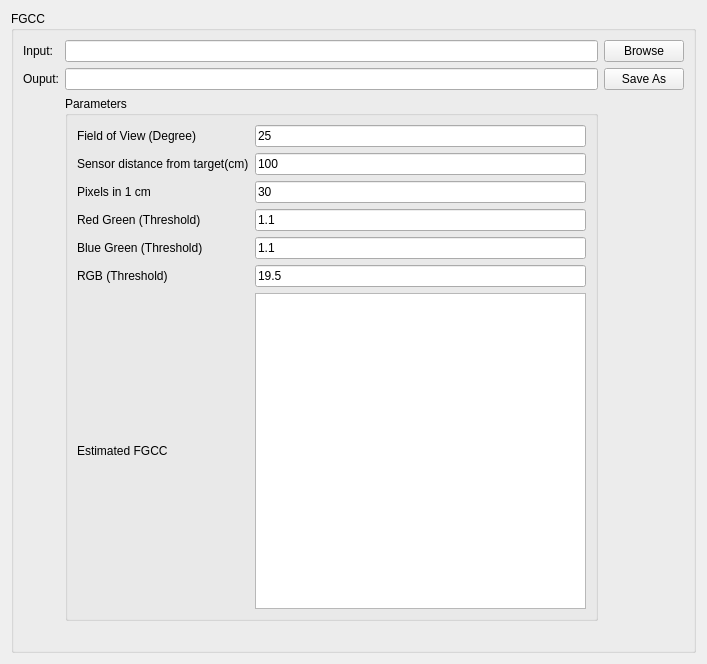
<?xml version="1.0" encoding="UTF-8"?>
<ui version="4.0">
 <class>Form</class>
 <widget class="QWidget" name="Form">
  <property name="geometry">
   <rect>
    <x>0</x>
    <y>0</y>
    <width>707</width>
    <height>664</height>
   </rect>
  </property>
  <property name="windowTitle">
   <string>Form</string>
  </property>
  <layout class="QGridLayout" name="gridLayout_3">
   <item row="0" column="0">
    <widget class="QGroupBox" name="groupBox">
     <property name="title">
      <string>FGCC</string>
     </property>
     <layout class="QGridLayout" name="gridLayout_4">
      <item row="0" column="0">
       <widget class="QLabel" name="label_2">
        <property name="text">
         <string>Input:</string>
        </property>
       </widget>
      </item>
      <item row="0" column="1">
       <widget class="QLineEdit" name="lineEdit_3"/>
      </item>
      <item row="0" column="2">
       <widget class="QPushButton" name="pushButton">
        <property name="text">
         <string>Browse</string>
        </property>
       </widget>
      </item>
      <item row="1" column="0">
       <widget class="QLabel" name="label_4">
        <property name="text">
         <string>Ouput:</string>
        </property>
       </widget>
      </item>
      <item row="1" column="1">
       <widget class="QLineEdit" name="lineEdit_4"/>
      </item>
      <item row="1" column="2">
       <widget class="QPushButton" name="pushButton_2">
        <property name="text">
         <string>Save As</string>
        </property>
       </widget>
      </item>
      <item row="2" column="1">
       <widget class="QGroupBox" name="groupBox_2">
        <property name="title">
         <string>Parameters</string>
        </property>
        <layout class="QGridLayout" name="gridLayout">
         <item row="5" column="0">
          <widget class="QLabel" name="label_7">
           <property name="text">
            <string>&lt;html&gt;&lt;head/&gt;&lt;body&gt;&lt;p&gt;RGB (Threshold)&lt;/p&gt;&lt;/body&gt;&lt;/html&gt;</string>
           </property>
          </widget>
         </item>
         <item row="4" column="1">
          <widget class="QLineEdit" name="lineEdit_5">
           <property name="text">
            <string>1.1</string>
           </property>
          </widget>
         </item>
         <item row="3" column="1">
          <widget class="QLineEdit" name="lineEdit_2">
           <property name="text">
            <string>1.1</string>
           </property>
          </widget>
         </item>
         <item row="3" column="0">
          <widget class="QLabel" name="label_3">
           <property name="text">
            <string>&lt;html&gt;&lt;head/&gt;&lt;body&gt;&lt;p&gt;Red Green (Threshold)&lt;/p&gt;&lt;/body&gt;&lt;/html&gt;</string>
           </property>
          </widget>
         </item>
         <item row="0" column="1">
          <widget class="QLineEdit" name="lineEdit">
           <property name="text">
            <string>25</string>
           </property>
           <property name="maxLength">
            <number>2</number>
           </property>
          </widget>
         </item>
         <item row="4" column="0">
          <widget class="QLabel" name="label_6">
           <property name="text">
            <string>&lt;html&gt;&lt;head/&gt;&lt;body&gt;&lt;p&gt;Blue Green (Threshold)&lt;/p&gt;&lt;/body&gt;&lt;/html&gt;</string>
           </property>
          </widget>
         </item>
         <item row="1" column="0">
          <widget class="QLabel" name="label_9">
           <property name="text">
            <string>Sensor distance from target(cm)</string>
           </property>
          </widget>
         </item>
         <item row="1" column="1">
          <widget class="QLineEdit" name="lineEdit_7">
           <property name="text">
            <string>100</string>
           </property>
          </widget>
         </item>
         <item row="6" column="0">
          <widget class="QLabel" name="label_8">
           <property name="text">
            <string>Estimated FGCC</string>
           </property>
          </widget>
         </item>
         <item row="5" column="1">
          <widget class="QLineEdit" name="lineEdit_6">
           <property name="text">
            <string>19.5</string>
           </property>
          </widget>
         </item>
         <item row="0" column="0">
          <widget class="QLabel" name="label">
           <property name="text">
            <string>&lt;html&gt;&lt;head/&gt;&lt;body&gt;&lt;p&gt;Field of View (Degree)&lt;/p&gt;&lt;/body&gt;&lt;/html&gt;</string>
           </property>
          </widget>
         </item>
         <item row="6" column="1">
          <widget class="QTextBrowser" name="textBrowser_2"/>
         </item>
         <item row="2" column="1">
          <widget class="QLineEdit" name="lineEdit_8">
           <property name="text">
            <string>30</string>
           </property>
           <property name="maxLength">
            <number>2</number>
           </property>
          </widget>
         </item>
         <item row="2" column="0">
          <widget class="QLabel" name="label_10">
           <property name="text">
            <string>Pixels in 1 cm</string>
           </property>
          </widget>
         </item>
        </layout>
       </widget>
      </item>
      <item row="3" column="0">
       <widget class="QLabel" name="label_5">
        <property name="text">
         <string/>
        </property>
       </widget>
      </item>
      <item row="3" column="1" colspan="2">
       <layout class="QGridLayout" name="gridLayout_2">
        <item row="0" column="0">
         <widget class="QMatplotlibWidget" name="mplWidget_2" native="true"/>
        </item>
        <item row="0" column="1">
         <widget class="QMatplotlibWidget" name="mplWidget" native="true"/>
        </item>
       </layout>
      </item>
     </layout>
    </widget>
   </item>
  </layout>
 </widget>
 <customwidgets>
  <customwidget>
   <class>QMatplotlibWidget</class>
   <extends>QWidget</extends>
   <header>Ui.qmatplotlibwidget.py</header>
   <container>1</container>
  </customwidget>
 </customwidgets>
 <resources/>
 <connections/>
</ui>
